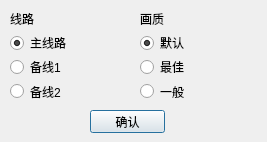
<?xml version="1.0" encoding="UTF-8"?>
<ui version="4.0">
 <class>Setting_window</class>
 <widget class="QDialog" name="Setting_window">
  <property name="geometry">
   <rect>
    <x>0</x>
    <y>0</y>
    <width>267</width>
    <height>142</height>
   </rect>
  </property>
  <property name="windowTitle">
   <string>设置</string>
  </property>
  <widget class="QPushButton" name="button_confirm">
   <property name="geometry">
    <rect>
     <x>90</x>
     <y>110</y>
     <width>75</width>
     <height>23</height>
    </rect>
   </property>
   <property name="text">
    <string>确认</string>
   </property>
  </widget>
  <widget class="QWidget" name="verticalLayoutWidget">
   <property name="geometry">
    <rect>
     <x>10</x>
     <y>10</y>
     <width>117</width>
     <height>91</height>
    </rect>
   </property>
   <layout class="QVBoxLayout" name="verticalLayout">
    <item>
     <widget class="QLabel" name="label_2">
      <property name="text">
       <string>线路</string>
      </property>
     </widget>
    </item>
    <item>
     <widget class="QRadioButton" name="radioButton_line_0">
      <property name="text">
       <string>主线路</string>
      </property>
      <property name="checked">
       <bool>true</bool>
      </property>
     </widget>
    </item>
    <item>
     <widget class="QRadioButton" name="radioButton_line_1">
      <property name="text">
       <string>备线1</string>
      </property>
     </widget>
    </item>
    <item>
     <widget class="QRadioButton" name="radioButton_line_2">
      <property name="text">
       <string>备线2</string>
      </property>
     </widget>
    </item>
   </layout>
  </widget>
  <widget class="QWidget" name="verticalLayoutWidget_2">
   <property name="geometry">
    <rect>
     <x>140</x>
     <y>10</y>
     <width>121</width>
     <height>91</height>
    </rect>
   </property>
   <layout class="QVBoxLayout" name="verticalLayout_2">
    <item>
     <widget class="QLabel" name="label">
      <property name="text">
       <string>画质</string>
      </property>
     </widget>
    </item>
    <item>
     <widget class="QRadioButton" name="radioButton_qn_0">
      <property name="text">
       <string>默认</string>
      </property>
      <property name="checked">
       <bool>true</bool>
      </property>
     </widget>
    </item>
    <item>
     <widget class="QRadioButton" name="radioButton_qn_1">
      <property name="text">
       <string>最佳</string>
      </property>
     </widget>
    </item>
    <item>
     <widget class="QRadioButton" name="radioButton_qn_2">
      <property name="text">
       <string>一般</string>
      </property>
     </widget>
    </item>
   </layout>
  </widget>
 </widget>
 <resources/>
 <connections/>
</ui>
